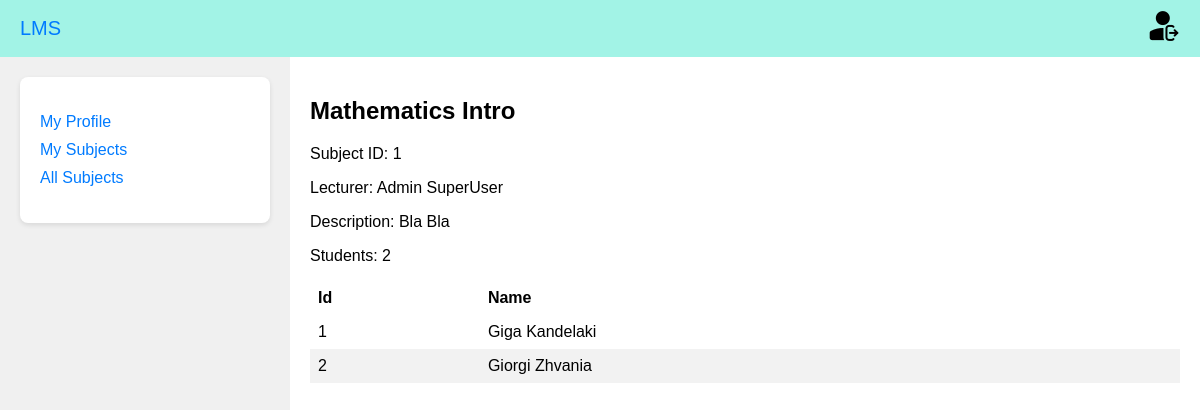
The app's page /subject/1/ with its own data.
### universities_app/models.py (models this page shows, shortened)
class Subject(models.Model):
    name = models.CharField(max_length=200, verbose_name=_('Subject name'), unique=True)
    description = models.TextField(verbose_name=_('Description'))
    syllabus = models.FileField(verbose_name=_('Syllabus'), upload_to='syllabus/')
    faculties = models.ManyToManyField('Faculty', verbose_name=_('Faculties'))
    lecturer = models.OneToOneField('Lecturer', on_delete=models.CASCADE, verbose_name=_('Lecturer'))
    student = models.ManyToManyField('Student', verbose_name=_('Student'), limit_choices_to={'id__lte': 7})
    class Meta:
        verbose_name = _('Subject')
        verbose_name_plural = _('Subjects')

class Lecturer(models.Model):
    user = models.OneToOneField(CustomUser, on_delete=models.CASCADE, verbose_name=_('User'))
    first_name = models.CharField(max_length=200, verbose_name=_('Lecturer first name'), blank=True)
    last_name = models.CharField(max_length=200, verbose_name=_('Lecturer last name'), blank=True)
    class Meta:
        verbose_name = _('Lecturer')
        verbose_name_plural = _('Lecturers')
    def __str__(self):
        return f'{self.first_name} {self.last_name}'

class Student(models.Model):
    user = models.OneToOneField(CustomUser, on_delete=models.CASCADE, verbose_name=_('User'))
    first_name = models.CharField(max_length=200, verbose_name=_('Student first name'), blank=True)
    last_name = models.CharField(max_length=200, verbose_name=_('Student last name'), blank=True)
    faculty = models.ForeignKey('Faculty', on_delete=models.CASCADE, verbose_name=_('Faculty'))
    class Meta:
        verbose_name = _('Student')
        verbose_name_plural = _('Students')
    def __str__(self):
        return f'{self.first_name} {self.last_name}'

### universities_app/views.py (the view)
# urls.py: path('subject/<int:subject_id>/', subject_detail, name='subject'),
def subject_detail(request, subject_id):
    subject = get_object_or_404(Subject, pk=subject_id)
    return render(request, 'universities_app/subject_id.html', {'subject': subject})

### templates/universities_app/subject_id.html (shortened to what this page needs)
{% load static %}
<!DOCTYPE html>
<html lang="en">
<head>
    <link rel="stylesheet" href="{% static 'css/main_styles.css' %}?v=2">
</head>
<body>
    {% include 'menu.html' %}
    <div class="main-page">
        <div class="main-page-content">
            <div class="sidebar">
                <div class="box">
                    <ul>
                        <li><a href="{% url 'profile' %}">My Profile</a></li>
                        <li><a href="{% url 'subjects' %}">My Subjects</a></li>
                        <li><a href="{% url 'all_subjects' %}"> All Subjects</a></li>
                    </ul>
                </div>
            </div>
            <div class="content">
                    <h2> {{ subject.name }}</h2>
                    <p>Subject ID: {{ subject.id }}</p>
                    <p>Lecturer: {{ subject.lecturer }}</p>
                    <p>Description: {{ subject.description }}</p>
                    <p>Students: {{ subject.student.count }}</p>
                    {% if subject.student.count > 0 %}
                    <table>
                        <thead>
                          <tr>
                            <th>Id</th>
                            <th>Name</th>
                          </tr>
                        </thead>
                        <tbody>
                            {% for student in subject.student.all %}
                            <tr>
                              <td> {{ student.id }} </td>
                              <td> {{ student }} </td>
                            </tr>
                          {% endfor %}
                        </tbody>
                    </table>
                    {% endif %}
            </div>
        </div>
    </div>
</body>
</html>

### static/css/main_styles.css (style rules this page uses)
body { margin: 0; padding: 0; font-family: Arial, sans-serif; }
.main-page { display: flex; flex-direction: column; height: 100vh; }
.main-page-content { display: flex; flex: 1; }
.sidebar { width: 250px; background-color: #f0f0f0; padding: 20px; }
.content { flex: 1; padding: 20px; }
.box { background-color: #ffffff; padding: 20px; border-radius: 8px; box-shadow: 0 2px 5px rgba(0, 0, 0, 0.1); }
.box ul { list-style-type: none; padding: 0; }
.box li { margin-bottom: 10px; }
.box a { text-decoration: none; color: #007bff; }

### templates/universities_app/subject_id.html (style rules this page uses)
table { border-collapse: collapse; width: 100%; }
th, td { text-align: left; padding: 8px; }
tr:nth-child(even) { background-color: #f2f2f2; }

### records on screen
Subject: name "Mathematics Intro", id "1", lecturer "Admin SuperUser", description "Bla Bla", student.count "2"
Student: id "1", first_name+last_name "Giga Kandelaki"
Student: id "2", first_name+last_name "Giorgi Zhvania"
